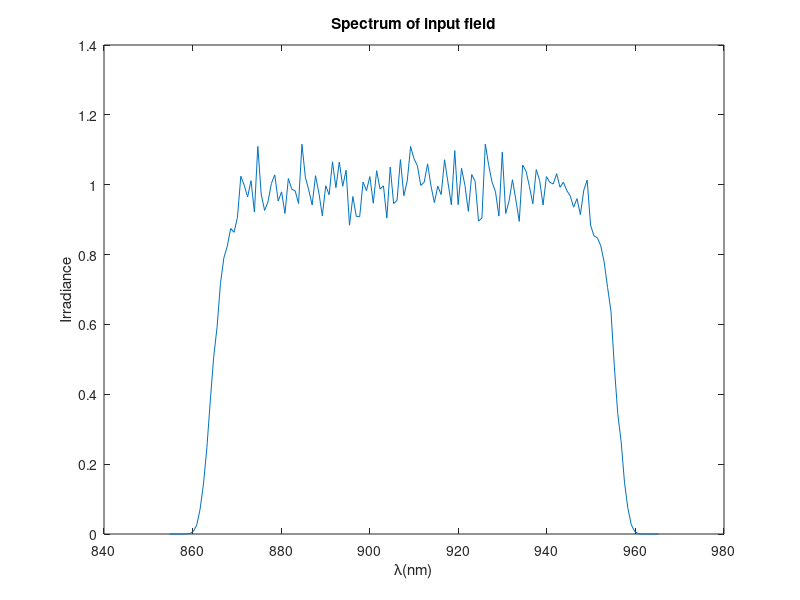

MATLAB code to generate this figure: (Note: this script raises an error after producing the figure.)
clear all
close all
%%calculate wavefront

%%initial parameter
lambda0=910e-9;%central wavelength
duration=15e-15;%transform bandwidth in various units
deltav=0.5/duration;
deltalambdainv=deltav/3e8;
deltalambda=lambda0^2*deltalambdainv;
lambda=(lambda0-deltalambda/2*1.2):(deltalambda/120):(lambda0+deltalambda/2*1.2);
fluctuation=cos(2*pi*lambda*1e-3)+randn(size(lambda))*0.5e-1;
l=10;
spectrum=exp(-((lambda-lambda0)/(deltalambda/2)).^(2*l)).*fluctuation;
plot(lambda/1e-9,spectrum)
xlabel('\lambda(nm)'); ylabel('Irradiance');
title('Spectrum of input field');

deltad=10e-3;%spatial interval between two beams
didx=1;%index difference for lambda

c=1/lambda0;%scale for different wavelength coordinate
M=50;
L=150e-3;
z=2;
dx=L/M;
x=-L/2:dx:L/2-dx; 
y=x; 
[X,Y]=meshgrid(x,y);

w=150e-3;%aperture of beams
% E0=100;
% R0=100e-3;
% l=10;6
for k=1:numel(lambda)
L1(k)=3*c*lambda(k);%side length
dx1(k)=dx*c*lambda(k);
end

%% generate random phase screen
%phi(x-coordinate,y-coordinate,index of lambda,index of phase screen)
%sgx,phasescreen parameter;ppp,num of phasescreen per each parameter
k=1;
for sgx=(2:12)*1e-2% phasescreen parameter
    for ppp=1:10 %num of phasescreen per each parameter
    phi(:,:,:,k)= phasescreen(sgx,lambda,M,dx1);
    k=k+1;
    end
end
%% diffraction limit far-field intensity
u2=zeros(numel(-L1(1)/2:dx1(1):L1(1)/2-dx1(1)),numel(-L1(1)/2:dx1(1):L1(1)/2-dx1(1)),numel(1:didx:numel(lambda)));
for k=1:didx:numel(lambda)
%%coherent beam combination
%in-phase mode irridance distribution

x1=-L1(k)/2:dx1(k):L1(k)/2-dx1(k);%src coords
y1=x1;
[X1,Y1]=meshgrid(x1,y1);
u1=zeros(size(X1));
u1=setu1(0,0,u1,w,deltad,dx1(k),L1(k),M,spectrum(k));
% 
I1=abs(u1.*2); %src irradiance

% figure
% imagesc(x1,y1,I1);
% axis square; axis xy;
% xlabel('x (m)'); ylabel('y (m)');
% title('z= 0 m');

[u2t,L2]=propFF(u1,L1(k),dx1(k),lambda(k),z);
u2(:,:,k)=u2t;
end
dx2=lambda(1)*z/L1(1);
x2=-L2/2:dx2:L2/2-dx2;%obs ords
y2=x2;
[X2,Y2]=meshgrid(x2,y2);
I2=abs(sum(u2,3).^2);
figure,imagesc(x2,y2,nthroot(I2,3));
%% find x-direction and y-direction diffraction limit
[pks1,locs1]=findpeaks(-I2(round(size(I2,1)/2),:),x2);
plot(x2,(I2(round(size(I2,1)/2),:)+I2(round(size(I2,1)/2)+1,:))/2);
hold on
% plot(locs1,-pks1,'*');
rdlx=min(abs(locs1));%radius of diffraction limit

[pks2,locs2]=findpeaks(-I2(:,round(size(I2,2)/2)),y2);
plot(y2,(I2(:,round(size(I2,2)/2))+I2(:,round(size(I2,2)/2)+1)/2));
% hold on
% plot(locs2,-pks2,'*');
rdly=min(abs(locs2));%radius of diffraction limit
legend('x-direction intensity','y-direction intensity');

%% calculate max intensity and energy in diffraction limit 
maxI2=max(max(I2));%maxium of irridiance for in-phase mode
maxdlenergy=dlenergy(I2,rdlx,rdly,X2,Y2);

%% wave error same for two beams
filepath='E:\Wavefront20150513\15fs\parsame';
for scale=0.05:0.01:1.2;%scale factor for different wavefront
    Numofpoint=50;%Num of calcultaed point for a scale
    para_same(Numofpoint)=struct('SR',[],'SRdl',[],'ECdl',[],...
    'rof80',[],'PV',[],'RMS',[],'GRMS',[],'GPV',[],'I2',[]);
for m=1:Numofpoint
    idxphase=floor(rand*size(phi,4))+1;
%     I2=zeros(size(I2));
for k=1:didx:numel(lambda)
%%coherent beam combination
x1=-L1(k)/2:dx1(k):L1(k)/2-dx1(k);
y1=x1;
[X1,Y1]=meshgrid(x1,y1);
u1=zeros(size(X1));


u1=setu1(scale*phi(:,:,k,idxphase),scale*phi(:,:,k,idxphase)...
   ,u1,w,deltad,dx1(k),L1(k),M,spectrum(k));
% 
% I1=abs(u1.*2); %src irradiance
% 
% figure
% imagesc(x1,y1,I1);
% axis square; axis xy;
% xlabel('x (m)'); ylabel('y (m)');
% title('z= 0 m');
[u2t,L2]=propFF(u1,L1(k),dx1(k),lambda(k),z);
u2(:,:,k)=u2t;
end
% dx2=lambda(k)*z/L1;
% x2=-L2/2:dx2:L2/2-dx2;%obs ords
% y2=x2;
% [X2,Y2]=meshgrid(x2,y2);
    I2=abs(sum(u2,3).^2);
%     figure,imagesc(x2,y2,nthroot(I2,3));
    para_same(m).I2=I2(1:2:end,1:2:end);
    para_same(m).SR=max(max(I2))/maxI2;
    para_same(m).SRdl=dlenergy(I2,rdlx,rdly,X2,Y2)/maxdlenergy;
    para_same(m).ECdl=ECenergySquare(I2,rdlx,rdly,X2,Y2 );
    %Calculate radius of 80% encircled energy
%     rof80x=rdlx;
%     rof80y=rdly;
%     while ECenergySquare(I2,rof80x,rof80y,X2,Y2 )<0.8
%             rof80x=rof80x+0.01*rdlx;
%             rof80y=rof80y+0.01*rdly;
%     end
%     para_same(m).rof80=[rof80x,rof80y];
    
    dphi=scale*phi(:,:,k,idxphase);
    para_same(m).PV=peak2peak(peak2peak(dphi)/(2*pi));   %
    para_same(m).RMS=rms(rms(dphi))/(2*pi);
    [gx,gy] = gradient(dphi/(2*pi),dx1(round(numel(lambda)/2)+1)*1e2);%transform unit
    grad=sqrt(gx.^2+gy.^2);
    para_same(m).GRMS=rms(rms(grad));
    para_same(m).GPV=peak2peak(peak2peak(grad));
end
save([filepath,'_',num2str(scale),'.mat'],'para_same');%save result
clear u2 para_same;
end
for scale=0.6:0.02:1.2;%scale factor for different wavefront
    Numofpoint=50;%Num of calcultaed point for a scale
    para_same(Numofpoint)=struct('SR',[],'SRdl',[],'ECdl',[],...
    'rof80',[],'PV',[],'RMS',[],'GRMS',[],'GPV',[],'I2',[]);
for m=1:Numofpoint
    idxphase=floor(rand*size(phi,4))+1;
%     I2=zeros(size(I2));
for k=1:didx:numel(lambda)
%%coherent beam combination
x1=-L1(k)/2:dx1(k):L1(k)/2-dx1(k);
y1=x1;
[X1,Y1]=meshgrid(x1,y1);
u1=zeros(size(X1));


u1=setu1(scale*phi(:,:,k,idxphase),scale*phi(:,:,k,idxphase)...
   ,u1,w,deltad,dx1(k),L1(k),M,spectrum(k));
% 
% I1=abs(u1.*2); %src irradiance
% 
% figure
% imagesc(x1,y1,I1);
% axis square; axis xy;
% xlabel('x (m)'); ylabel('y (m)');
% title('z= 0 m');
[u2t,L2]=propFF(u1,L1(k),dx1(k),lambda(k),z);
u2(:,:,k)=u2t;
end
% dx2=lambda(k)*z/L1;
% x2=-L2/2:dx2:L2/2-dx2;%obs ords
% y2=x2;
% [X2,Y2]=meshgrid(x2,y2);
    I2=abs(sum(u2,3).^2);
%     figure,imagesc(x2,y2,nthroot(I2,3));
    para_same(m).I2=I2(1:2:end,1:2:end);
    para_same(m).SR=max(max(I2))/maxI2;
    para_same(m).SRdl=dlenergy(I2,rdlx,rdly,X2,Y2)/maxdlenergy;
    para_same(m).ECdl=ECenergySquare(I2,rdlx,rdly,X2,Y2 );
    %Calculate radius of 80% encircled energy
%     rof80x=rdlx;
%     rof80y=rdly;
%     while ECenergySquare(I2,rof80x,rof80y,X2,Y2 )<0.8
%             rof80x=rof80x+0.01*rdlx;
%             rof80y=rof80y+0.01*rdly;
%     end
%     para_same(m).rof80=[rof80x,rof80y];
    
    dphi=scale*phi(:,:,k,idxphase);
    para_same(m).PV=peak2peak(peak2peak(dphi)/(2*pi));   %
    para_same(m).RMS=rms(rms(dphi))/(2*pi);
    [gx,gy] = gradient(dphi/(2*pi),dx1(round(numel(lambda)/2)+1)*1e2);%transform unit
    grad=sqrt(gx.^2+gy.^2);
    para_same(m).GRMS=rms(rms(grad));
    para_same(m).GPV=peak2peak(peak2peak(grad));
end
save([filepath,'2_',num2str(scale),'.mat'],'para_same');%save result
clear u2 para_same;
end
% system('shutdown -s');
%% wave error for two beams is different
Numofpoint=50;%Num of calcultaed point for a scale
filepath='E:\Wavefront20150513\15fs\diffwave\';

para_diff(Numofpoint)=struct('SR',[],'SRdl',[],'ECdl',[],...
    'rof80',[],'PV',[],'RMS',[],'GRMS',[],'GPV',[],'I2',[]);
for scale=0.05:0.01:1.2;%scale factor for different wavefront
for m=1:Numofpoint
    idxphase1=floor(rand*size(phi,4))+1;
    idxphase2=floor(rand*size(phi,4))+1;
    while idxphase1==idxphase2
        idxphase2=floor(rand*size(phi,4))+1;
    end

for k=1:didx:numel(lambda)
%%coherent beam combination
x1=-L1(k)/2:dx1(k):L1(k)/2-dx1(k);
y1=x1;
[X1,Y1]=meshgrid(x1,y1);
u1=zeros(size(X1));


u1=setu1(scale*phi(:,:,k,idxphase1),scale*phi(:,:,k,idxphase2)...
   ,u1,w,deltad,dx1(k),L1(k),M,spectrum(k));
% 
% I1=abs(u1.*2); %src irradiance
% 
% figure
% imagesc(x1,y1,I1);
% axis square; axis xy;
% xlabel('x (m)'); ylabel('y (m)');
% title('z= 0 m');
[u2t,L2]=propFF(u1,L1(k),dx1(k),lambda(k),z);
u2(:,:,k)=u2t;
end
% dx2=lambda(k)*z/L1;
% x2=-L2/2:dx2:L2/2-dx2;%obs ords
% y2=x2;
% [X2,Y2]=meshgrid(x2,y2);
    I2=abs(sum(u2,3).^2);
%     figure,imagesc(x2,y2,nthroot(I2,3));
    para_diff(m).I2=I2(1:2:end,1:2:end);
    para_diff(m).SR=max(max(I2))/maxI2;
    para_diff(m).SRdl=dlenergy(I2,rdlx,rdly,X2,Y2)/maxdlenergy;
    para_diff(m).ECdl=ECenergySquare(I2,rdlx,rdly,X2,Y2 );
    %Calculate radius of 80% encircled energy
%     rof80x=rdlx;
%     rof80y=rdly;
%     while ECenergySquare(I2,rof80x,rof80y,X2,Y2 )<0.8
%             rof80x=rof80x+0.15*rof80x;
%             rof80y=rof80y+0.15*rof80y;
%     end
%     para_diff(m).rof80=[rof80x,rof80y];
    
    dphi=scale*phi(:,:,k,idxphase1)-scale*phi(:,:,k,idxphase2);
    para_diff(m).PV=peak2peak(peak2peak(dphi)/(2*pi));   %
    para_diff(m).RMS=rms(rms(dphi))/(2*pi);
    [gx,gy] = gradient(dphi/(2*pi),dx1(round(numel(lambda)/2)+1)*1e2);%transform unit
    grad=sqrt(gx.^2+gy.^2);
    para_diff(m).GRMS=rms(rms(grad));
    para_diff(m).GPV=peak2peak(peak2peak(grad));
end
save([filepath,'pardiff_',num2str(scale),'.mat'],'para_diff');%save result
clear u2 para_diff;
end
%second time wavefront diff
for scale=0.6:0.02:1.2;%scale factor for different wavefront
for m=1:Numofpoint
    idxphase1=floor(rand*size(phi,4))+1;
    idxphase2=floor(rand*size(phi,4))+1;
    while idxphase1==idxphase2
        idxphase2=floor(rand*size(phi,4))+1;
    end

for k=1:didx:numel(lambda)
%%coherent beam combination
x1=-L1(k)/2:dx1(k):L1(k)/2-dx1(k);
y1=x1;
[X1,Y1]=meshgrid(x1,y1);
u1=zeros(size(X1));


u1=setu1(scale*phi(:,:,k,idxphase1),scale*phi(:,:,k,idxphase2)...
   ,u1,w,deltad,dx1(k),L1(k),M,spectrum(k));
% 
% I1=abs(u1.*2); %src irradiance
% 
% figure
% imagesc(x1,y1,I1);
% axis square; axis xy;
% xlabel('x (m)'); ylabel('y (m)');
% title('z= 0 m');
[u2t,L2]=propFF(u1,L1(k),dx1(k),lambda(k),z);
u2(:,:,k)=u2t;
end
% dx2=lambda(k)*z/L1;
% x2=-L2/2:dx2:L2/2-dx2;%obs ords
% y2=x2;
% [X2,Y2]=meshgrid(x2,y2);
    I2=abs(sum(u2,3).^2);
%     figure,imagesc(x2,y2,nthroot(I2,3));
    para_diff(m).I2=I2(1:2:end,1:2:end);
    para_diff(m).SR=max(max(I2))/maxI2;
    para_diff(m).SRdl=dlenergy(I2,rdlx,rdly,X2,Y2)/maxdlenergy;
    para_diff(m).ECdl=ECenergySquare(I2,rdlx,rdly,X2,Y2 );
    %Calculate radius of 80% encircled energy
%     rof80x=rdlx;
%     rof80y=rdly;
%     while ECenergySquare(I2,rof80x,rof80y,X2,Y2 )<0.8
%             rof80x=rof80x+0.15*rof80x;
%             rof80y=rof80y+0.15*rof80y;
%     end
%     para_diff(m).rof80=[rof80x,rof80y];
    
    dphi=scale*phi(:,:,k,idxphase1)-scale*phi(:,:,k,idxphase2);
    para_diff(m).PV=peak2peak(peak2peak(dphi)/(2*pi));   %
    para_diff(m).RMS=rms(rms(dphi))/(2*pi);
    [gx,gy] = gradient(dphi/(2*pi),dx1(round(numel(lambda)/2)+1)*1e2);%transform unit
    grad=sqrt(gx.^2+gy.^2);
    para_diff(m).GRMS=rms(rms(grad));
    para_diff(m).GPV=peak2peak(peak2peak(grad));
end
save([filepath,'pardiff_',num2str(scale),'.mat'],'para_diff');%save result
clear u2 para_diff;
end
save initialdata2
% system('shutdown -s');

% %% piston error for two beams 
% filepath='E:\Wavefront20150513\piston\';
% Numofpoint=120;%Num of calcultaed point for a scale
% piston=linspace(-2*pi,2*pi,Numofpoint);
% para_piston(Numofpoint)=struct('SR',[],'SRdl',[],'ECdl',[],...
%     'rof80',[],'piston',[],'I2',[]);
% 
% for m=1:Numofpoint
% for k=1:didx:numel(lambda)
% %%coherent beam combination
% x1=-L1(k)/2:dx1(k):L1(k)/2-dx1(k);
% y1=x1;
% [X1,Y1]=meshgrid(x1,y1);
% u1=zeros(size(X1));
% 
% 
% u1=setu1(0,20*pi/10,...
%    u1,w,deltad,dx1(k),L1(k),M,spectrum(k));
% % 
% % I1=abs(u1.*2); %src irradiance
% % 
% % figure
% % imagesc(x1,y1,I1);
% % axis square; axis xy;
% % xlabel('x (m)'); ylabel('y (m)');
% % title('z= 0 m');
% [u2t,L2]=propFF(u1,L1(k),dx1(k),lambda(k),z);
% u2(:,:,k)=u2t;
% end
%     I2=abs(sum(u2,3).^2);
% %     figure,imagesc(x2,y2,nthroot(I2,3));
%     para_piston(m).I2=I2;
%     para_piston(m).SR=max(max(I2))/maxI2;
%     para_piston(m).SRdl=dlenergy(I2,rdlx,rdly,X2,Y2)/maxdlenergy;
%     para_piston(m).ECdl=ECenergySquare(I2,rdlx,rdly,X2,Y2 );
%     %Calculate radius of 80% encircled energy
%     rof80x=rdlx;
%     rof80y=rdly;
%     while ECenergySquare(I2,rof80x,rof80y,X2,Y2 )<0.8
%             rof80x=rof80x+0.15*rof80x;
%             rof80y=rof80y+0.15*rof80y;
%     end
%     para_piston(m).rof80=[rof80x,rof80y];
%     para_piston(m).piston=piston(m);
% end
% save([filepath,'parpiston','.mat'],'para_piston');%save 
% clear u2 para_piston;
% %% tip/tilt error for two beams 
% filepath='E:\Wavefront20150513\tip\';
% Numofpoint=140;%Num of calcultaed point for a scale
% tip=linspace(-7e-6,7e-6,Numofpoint);
% para_tip(Numofpoint)=struct('SR',[],'SRdl',[],'ECdl',[],...
%     'rof80',[],'tip',[],'I2',[]);
% 
% for m=1:Numofpoint
% for k=1:didx:numel(lambda)
% %%coherent beam combination
% x1=-L1(k)/2:dx1(k):L1(k)/2-dx1(k);
% y1=x1;
% [X1,Y1]=meshgrid(x1,y1);
% u1=zeros(size(X1));
% 
% 
% u1=setu1tilt(tip(m),0,u1,w,deltad,dx1(k),L1(k),M,spectrum(k),lambda(k));
% % 
% % I1=abs(u1.*2); %src irradiance
% % 
% % figure
% % imagesc(x1,y1,I1);
% % axis square; axis xy;
% % xlabel('x (m)'); ylabel('y (m)');
% % title('z= 0 m');
% [u2t,L2]=propFF(u1,L1(k),dx1(k),lambda(k),z);
% u2(:,:,k)=u2t;
% end
%     I2=abs(sum(u2,3).^2);
% %     figure,imagesc(x2,y2,nthroot(I2,3));
%     para_tip(m).I2=I2;
%     para_tip(m).SR=max(max(I2))/maxI2;
%     para_tip(m).SRdl=dlenergy(I2,rdlx,rdly,X2,Y2)/maxdlenergy;
%     para_tip(m).ECdl=ECenergySquare(I2,rdlx,rdly,X2,Y2 );
%     %Calculate radius of 80% encircled energy
%     rof80x=rdlx;
%     rof80y=rdly;
%     while ECenergySquare(I2,rof80x,rof80y,X2,Y2 )<0.8
%             rof80x=rof80x+0.15*rof80x;
%             rof80y=rof80y+0.15*rof80y;
%     end
%     para_tip(m).rof80=[rof80x,rof80y];
%     para_tip(m).tip=tip(m);
% end
% save([filepath,'partip','.mat'],'para_tip');%save 
% clear u2 para_tip;
% %% tip/tilt error for two beams 
% Numofpoint=140;%Num of calcultaed point for a scale
% tilt=tip;
% para_tilt(Numofpoint)=struct('SR',[],'SRdl',[],'ECdl',[],...
%     'rof80',[],'tilt',[],'I2',[]);
% 
% for m=1:Numofpoint
% for k=1:didx:numel(lambda)
% %%coherent beam combination
% x1=-L1(k)/2:dx1(k):L1(k)/2-dx1(k);
% y1=x1;
% [X1,Y1]=meshgrid(x1,y1);
% u1=zeros(size(X1));
% 
% 
% u1=setu1tilt(0,tilt(m),u1,w,deltad,dx1(k),L1(k),M,spectrum(k),lambda(k));
% % 
% % I1=abs(u1.*2); %src irradiance
% % 
% % figure
% % imagesc(x1,y1,I1);
% % axis square; axis xy;
% % xlabel('x (m)'); ylabel('y (m)');
% % title('z= 0 m');
% [u2t,L2]=propFF(u1,L1(k),dx1(k),lambda(k),z);
% u2(:,:,k)=u2t;
% end
%     I2=abs(sum(u2,3).^2);
% %     figure,imagesc(x2,y2,nthroot(I2,3));
%     para_tilt(m).I2=I2;
%     para_tilt(m).SR=max(max(I2))/maxI2;
%     para_tilt(m).SRdl=dlenergy(I2,rdlx,rdly,X2,Y2)/maxdlenergy;
%     para_tilt(m).ECdl=ECenergySquare(I2,rdlx,rdly,X2,Y2 );
%     %Calculate radius of 80% encircled energy
%     rof80x=rdlx;
%     rof80y=rdly;
%     while ECenergySquare(I2,rof80x,rof80y,X2,Y2 )<0.8
%             rof80x=rof80x+0.15*rof80x;
%             rof80y=rof80y+0.15*rof80y;
%     end
%     para_tilt(m).rof80=[rof80x,rof80y];
%     para_tilt(m).tilt=tilt(m);
% end
% save([filepath,'partilt','.mat'],'para_tilt');%save 
% clear u2 para_tilt;
% 
% 
% 
% 
% 
